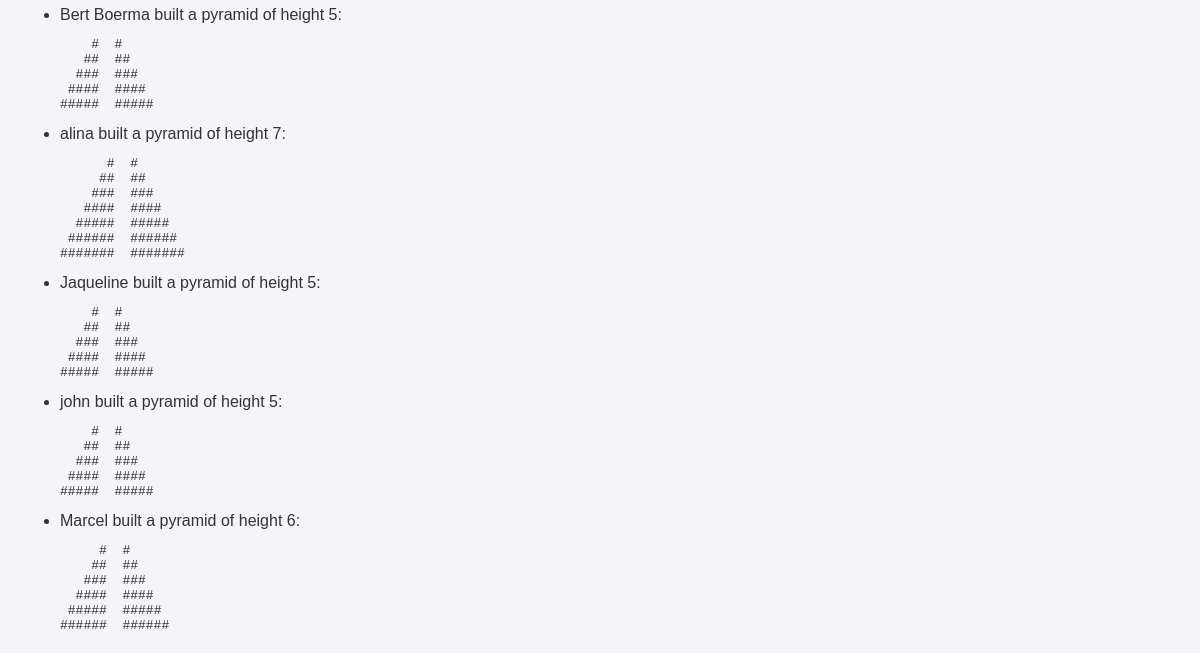
Before: / (lower part) with the older database file.
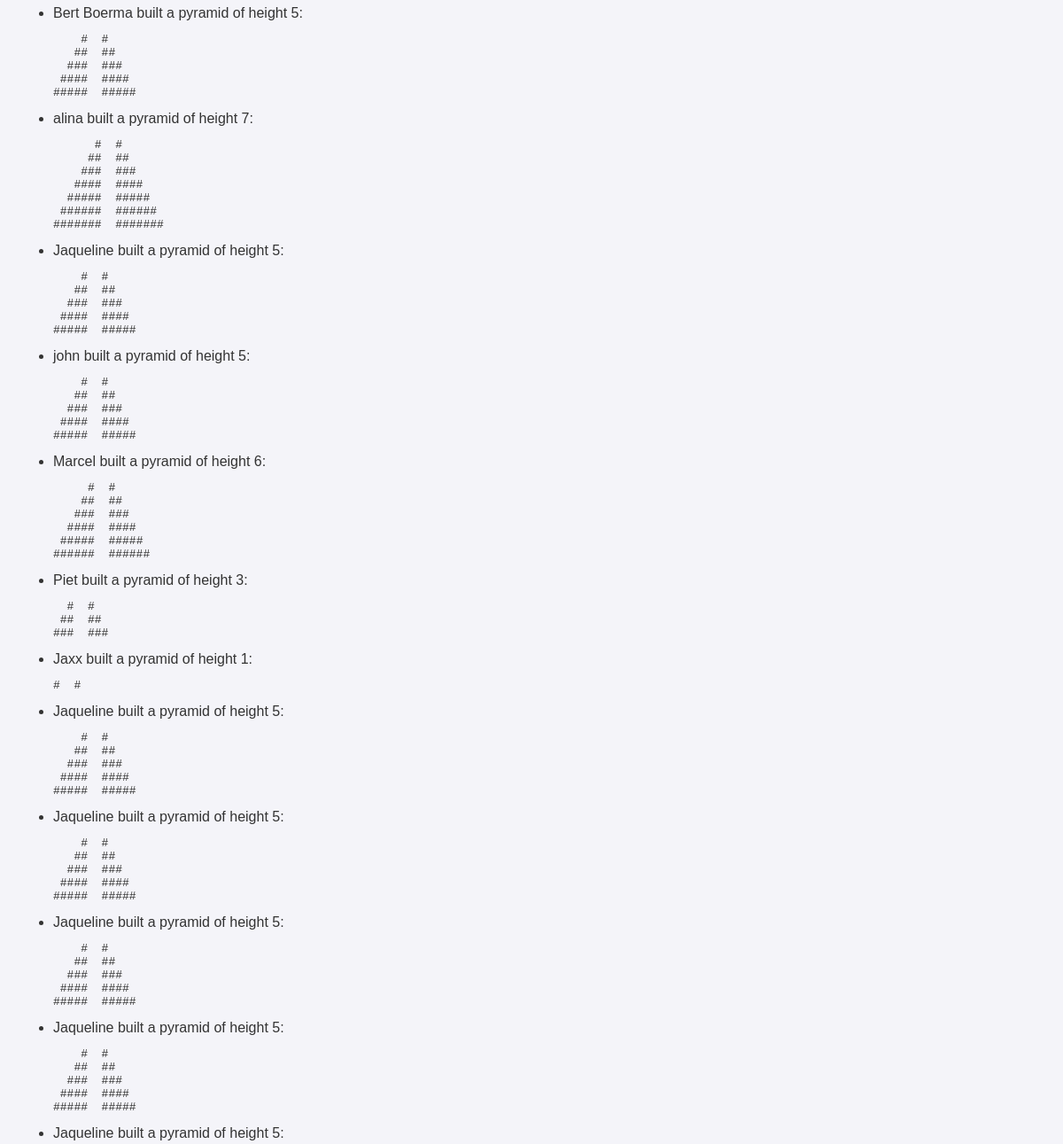
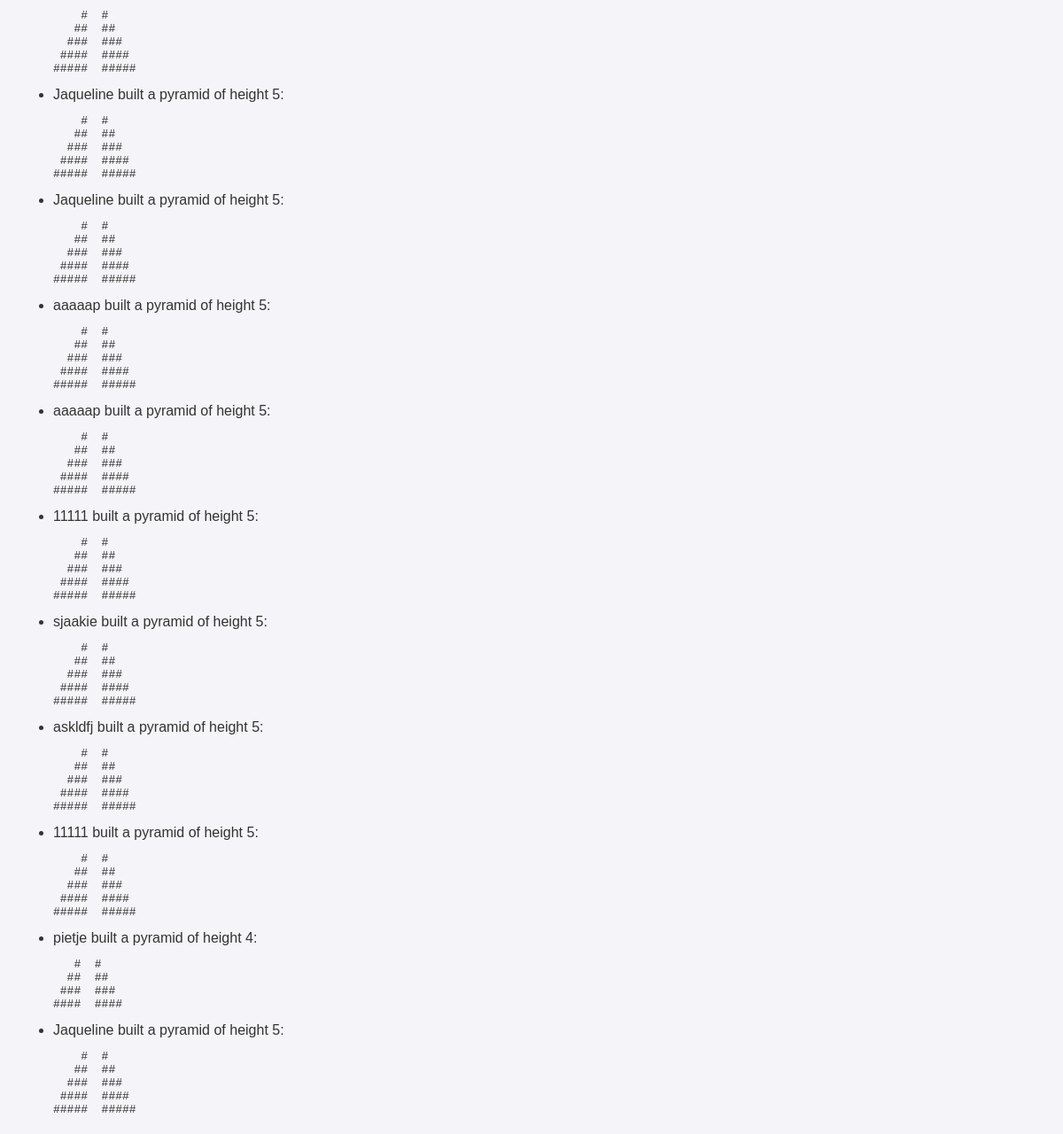
After: the same page with the newer database file (2 pictures, top to bottom).
### tables this page shows
CREATE TABLE submissions (
            id INTEGER PRIMARY KEY AUTOINCREMENT,
            name TEXT NOT NULL,
            height INTEGER NOT NULL,
            pyramid TEXT NOT NULL
        );

### app.py (the view, shortened to what this page needs)
@app.route("/", methods=["GET", "POST"])
def index():
    return render_template("index.html", submissions=get_submissions())

### app.py (called while the page is built)
@app.teardown_appcontext
def teardown_db(exception):
    close_connection(exception)

### database.py (called while the page is built)
def get_db():
    db = getattr(g, "_database", None)
    if db is None:
        db = g._database = sqlite3.connect(DATABASE)
    return db

def close_connection(exception):
    db = getattr(g, "_database", None)
    if db is not None:
        db.close()

def get_submissions():
    db = get_db()
    cursor = db.cursor()
    cursor.execute("SELECT name, height, pyramid FROM submissions")
    return cursor.fetchall()

### templates/index.html (shortened to what this page needs)
<!DOCTYPE html>
<html lang="en">
<head>
    <link rel="stylesheet" href="/static/css/style.css">
</head>
<body>
    <ul>
        {% for submission in submissions %}
            <li>{{ submission[0] }} built a pyramid of height {{ submission[1] }}:</li>
            <pre>{{ submission[2]|safe }}</pre>
        {% endfor %}
    </ul>
</body>
</html>

Changed rows visible on the page:
added submissions: name "Piet", height "3", pyramid "# # ## ## ### ###"
added submissions: name "Jaxx", height "1", pyramid "# #"
added submissions: name "Jaqueline", height "5", pyramid "# # ## ## ### ### #### #### ##### #####"
added submissions: name "Jaqueline", height "5", pyramid "# # ## ## ### ### #### #### ##### #####"
added submissions: name "Jaqueline", height "5", pyramid "# # ## ## ### ### #### #### ##### #####"
added submissions: name "Jaqueline", height "5", pyramid "# # ## ## ### ### #### #### ##### #####"
added submissions: name "Jaqueline", height "5", pyramid "# # ## ## ### ### #### #### ##### #####"
added submissions: name "Jaqueline", height "5", pyramid "# # ## ## ### ### #### #### ##### #####"
added submissions: name "Jaqueline", height "5", pyramid "# # ## ## ### ### #### #### ##### #####"
added submissions: name "aaaaap", height "5", pyramid "# # ## ## ### ### #### #### ##### #####"
added submissions: name "aaaaap", height "5", pyramid "# # ## ## ### ### #### #### ##### #####"
added submissions: name "11111", height "5", pyramid "# # ## ## ### ### #### #### ##### #####"
added submissions: name "sjaakie", height "5", pyramid "# # ## ## ### ### #### #### ##### #####"
added submissions: name "askldfj", height "5", pyramid "# # ## ## ### ### #### #### ##### #####"
added submissions: name "11111", height "5", pyramid "# # ## ## ### ### #### #### ##### #####"
added submissions: name "pietje", height "4", pyramid "# # ## ## ### ### #### ####"
added submissions: name "Jaqueline", height "5", pyramid "# # ## ## ### ### #### #### ##### #####"
